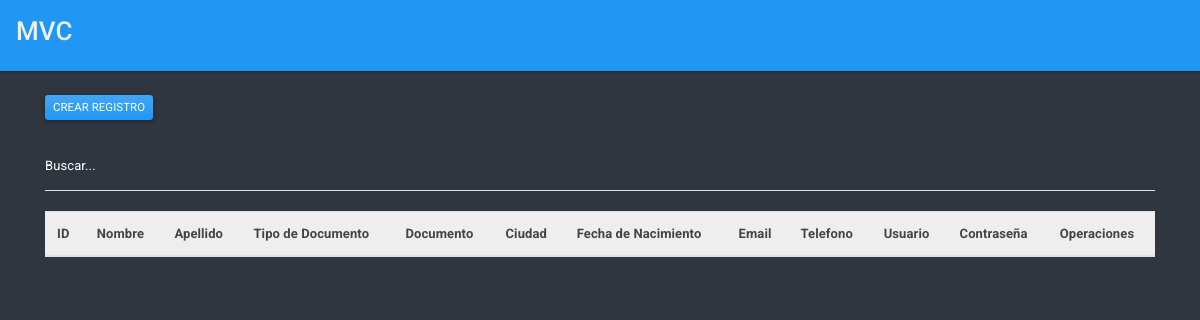
Before: /aplicacion/listar_persona/ with the older database file.
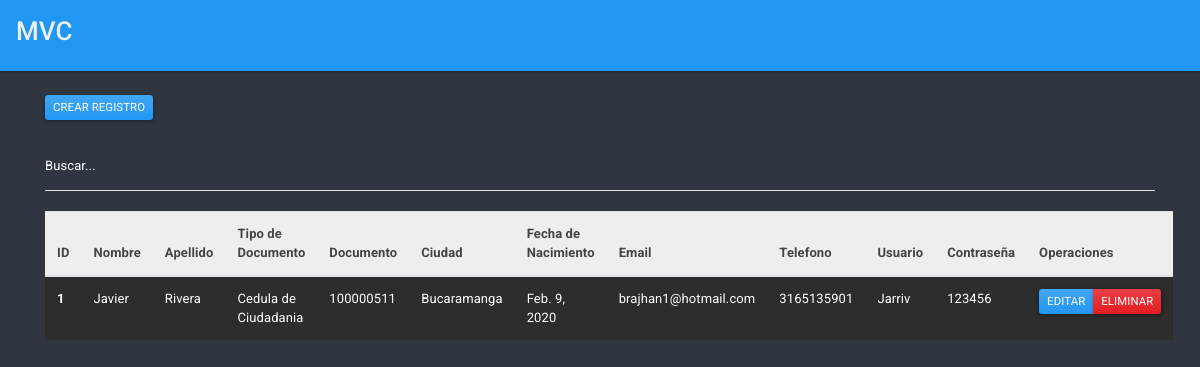
After: the same page with the newer database file.
### aplicacion/models.py (models this page shows, shortened)
class Persona(models.Model):
    id = models.AutoField(primary_key= True)
    nombre = models.CharField(max_length=30)
    apellido = models.CharField(max_length=30)
    tipodocumento = models.ForeignKey(TipoDocumento, on_delete= models.CASCADE)
    documento = models.BigIntegerField()
    lugarresidencia = models.ForeignKey(Ciudad, on_delete= models.CASCADE)
    fechanacimiento = models.DateField()
    email = models.EmailField(max_length=30)
    telefono = models.BigIntegerField()
    usuario = models.CharField(max_length=30)
    password = models.CharField(max_length=15)

class TipoDocumento(models.Model):
    id = models.AutoField(primary_key=True)
    nombre = models.CharField(max_length=50)
    descripcion = models.CharField(max_length=200)
    def __str__(self):
        return self.nombre

class Ciudad(models.Model):
    id = models.AutoField(primary_key=True)
    nombre = models.CharField(max_length=50)
    descripcion = models.CharField(max_length=200)
    def __str__(self):
        return self.nombre

### aplicacion/views.py (the view)
# urls.py: path('listar_persona/',ListPersona.as_view(), name= "listar_persona"),
class ListPersona(ListView):
    model = Persona
    template_name = 'aplicacion/listar_persona.html'

### aplicacion/templates/aplicacion/listar_persona.html (shortened to what this page needs)
{% extends "MVC.html" %}
{% block body %}
<a  href="/aplicacion/crear_persona" class="btn btn-primary btn-sm">Crear Registro</a><br/>
<br/>
<input class="form-control" type="search" placeholder="Buscar..." data-target="tabla-resultado">
<br>
<table class="table table-striped table-dark" id="tabla-resultado">
    <thead class="thead-light">
      <tr style="color: white;">
        <th scope="col">ID</th>
        <th scope="col">Nombre</th>
        <th scope="col">Apellido</th>
        <th scope="col">Tipo de Documento</th>
        <th scope="col">Documento</th>
        <th scope="col">Ciudad</th>
        <th scope="col">Fecha de Nacimiento</th>
        <th scope="col">Email</th>
        <th scope="col">Telefono</th>
        <th scope="col">Usuario</th>
        <th scope="col">Contraseña</th>
        <th scope="col">Operaciones</th>
      </tr>
    </thead>
    <tbody>
      {% for persona in object_list %}
      <tr>
        <th scope="row">{{ persona.id }}</th>
        <td>{{ persona.nombre }}</td>
        <td>{{ persona.apellido}}</td>
        <td>{{ persona.tipodocumento}}</td>
        <td>{{ persona.documento}}</td>
        <td>{{ persona.lugarresidencia}}</td>
        <td>{{ persona.fechanacimiento}}</td>
        <td>{{ persona.email}}</td>
        <td>{{ persona.telefono}}</td>
        <td>{{ persona.usuario}}</td>
        <td>{{ persona.password}}</td>
        <td>
          <div class="btn-group">
              <a  href="/aplicacion/editar_persona/{{ persona.id }}/" class="btn btn-primary btn-sm">Editar</a>
              <a  href="/aplicacion/eliminar_persona/{{ persona.id }}/" class="btn btn-danger btn-delete btn-sm">Eliminar</a>
          </div>
        </td>
      </tr>
      {% endfor %}
    </tbody>
  </table>
{% endblock %}

Changed rows visible on the page:
added Persona: id "1", nombre "Javier", apellido "Rivera", tipodocumento "Cedula de Ciudadania", documento "100000511", lugarresidencia "Bucaramanga", fechanacimiento "Feb. 9, 2020", email "brajhan1@hotmail.com", telefono "3165135901", usuario "Jarriv", password "123456"
